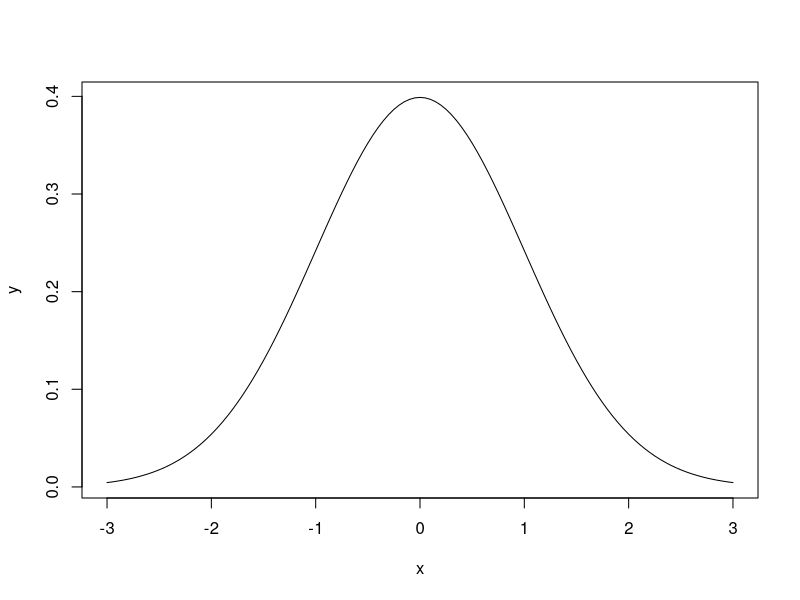
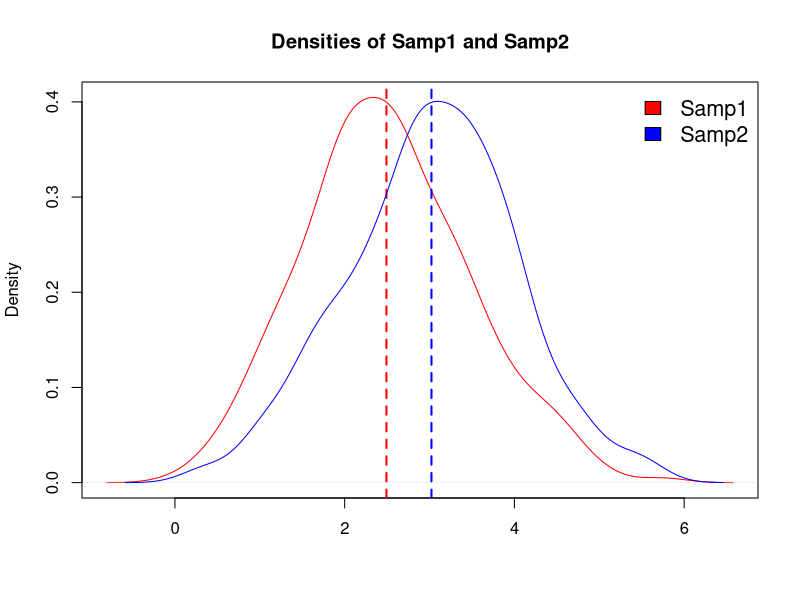
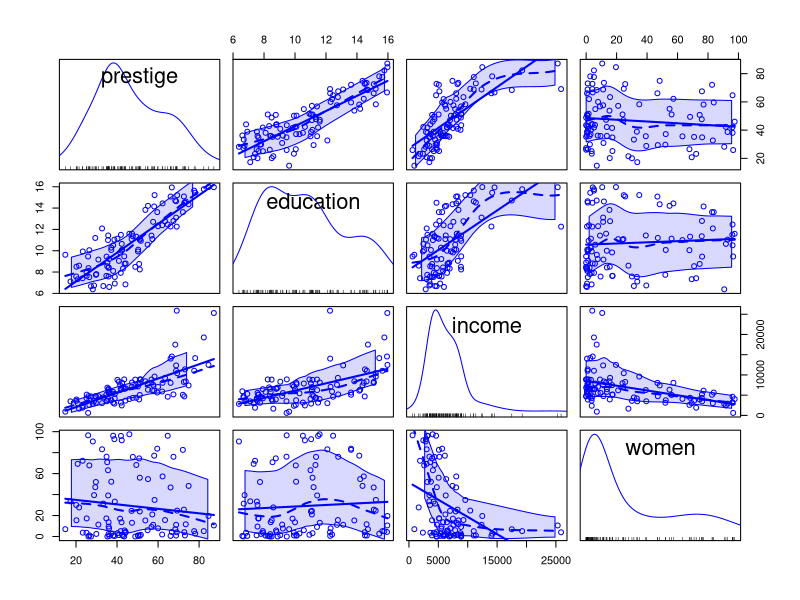
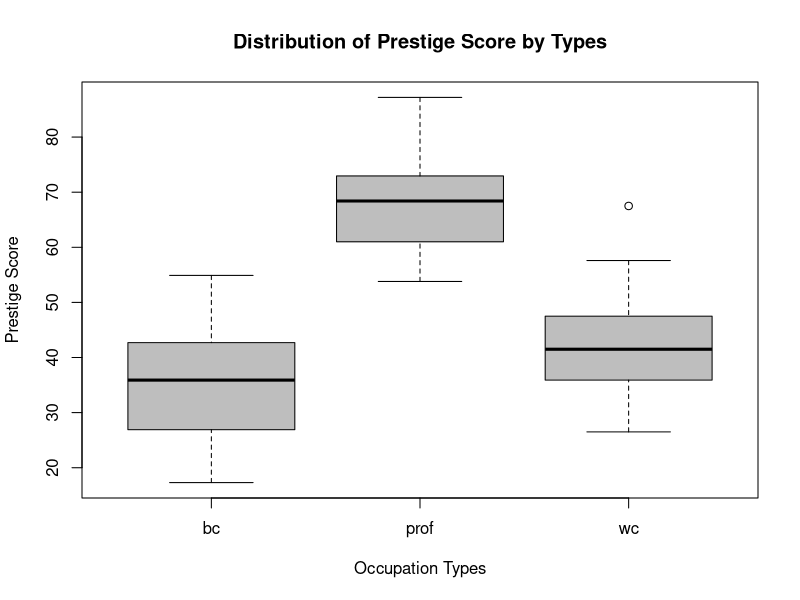

Here is the R script that generated these plots, in order: (Note: this script raises an error after producing the figures.)
## ---- chunk 1
knitr::opts_chunk$set(echo = FALSE)
## ---- chunk 2
str(dnorm) # normal pdf
dnorm(x = 0, mean = 0, sd = 1)
## ---- chunk 3
x <- seq(from = -3, to = 3, by = 0.05)
y <- dnorm(x, mean = 0, sd = 1)
plot(x, y, type = "l")
## ---- chunk 4
str(rnorm) # generate random number from normal dist
rnorm(10, mean = 0, sd = 1)
## ---- chunk 5
str(pnorm) # normal CDF
pnorm(0, mean = 0, sd = 1) # Pr[X <= 0] = ?
## ---- chunk 6
str(qnorm) # normal quantile func
qnorm(0.975, mean = 0, sd = 1) # PR[X <= ?] = 0.975
## ---- chunk 7
set.seed(123)
oneSampData <- rnorm(100, mean = 0, sd = 1)
mean(oneSampData)
sd(oneSampData)
## ---- chunk 8
oneSampTest.0 <- t.test(oneSampData) 
oneSampTest.0
## ---- chunk 9
names(oneSampTest.0) 
oneSampTest.0$statistic
oneSampTest.0$estimate
## ---- chunk 10
a <- 0.3
oneSampTest.mu <- t.test(oneSampData, mu = a)
oneSampTest.mu
## ---- chunk 11
Samp1 <- rnorm(300, mean = 2.5, sd = 1)
Samp2 <- rnorm(500, mean = 3.0, sd = 1) # notice: not the same sample size
plot(density(Samp1), col="red", main="Densities of Samp1 and Samp2", xlab="")
abline(v = mean(Samp1), col = "red", lwd = 2, lty=2)
lines(density(Samp2), col="blue")
abline(v = mean(Samp2), col = "blue", lwd = 2, lty = 2)
legend("topright", legend = c("Samp1", "Samp2"),
       fill = c("red","blue"), bty = "n", cex = 1.3)
## ---- chunk 12
t.test(Samp1, Samp2)  # default assump: unequal variances
## ---- chunk 13
t.test(Samp1, Samp2, var.equal = TRUE)  # default assump: unequal variances
## ---- chunk 14
t.test(Samp1, Samp2[1:300], paired = TRUE) # must be of the same sample size
## ---- chunk 15
prestige <- read.csv(file="./data/prestige_v2.csv", row.names=1)
str(prestige)
head(prestige)
## ---- chunk 16
library(car)
scatterplotMatrix(prestige[,c("prestige","education","income","women")])
## ---- chunk 17
myReg <- lm(prestige ~ education + income + women, data = prestige)
myReg
names(myReg)
## ---- chunk 18
summary(myReg)
## ---- chunk 19
myReg.summary <- summary(myReg)
names(myReg.summary) # show different contents
names(myReg) # this is what we had previously
## ---- chunk 20
confint(myReg, 'income', level=0.95)
## ---- chunk 21
confint(myReg, level=0.95)
## ---- chunk 22
boxplot(prestige ~ type, data = Prestige, col = "grey",
        main = "Distribution of Prestige Score by Types",
        xlab = "Occupation Types", ylab = "Prestige Score")
## ---- chunk 23
mod <- update(myReg, ~ . + type)
summary(mod)
## ---- chunk 24
formula(myReg)
formula(mod)
## ---- chunk 25
anova(myReg, mod)
## ---- chunk 26
levels(prestige$type)
prestige$type <- relevel(prestige$type, "prof")
levels(prestige$type)
## ---- chunk 27
mod <- update(myReg, ~ . + type)
summary(mod)
## ---- chunk 28
null <- lm(prestige ~ 1, data=prestige)  # most basic model, intercept only
full <- lm(prestige ~ education + income + women + type, data=prestige)  # saturated model, all predictors
step(null, scope=list(lower=null, upper=full), direction='forward')
step(full, scope=list(lower=null, upper=full), direction='backward')
step(null, scope=list(lower=null, upper=full), direction='both')
## ---- chunk 29
if (!require("leaps")) install.packages("leaps")  # install leaps if it isn't already
library(leaps)
bestSubsets <- regsubsets(prestige ~ education + income + women + type, data=prestige, nbest=1)
summary(bestSubsets)
par(mfrow=c(1,2))
plot(bestSubsets, scale="adjr2"); plot(bestSubsets, scale="Cp")
## ---- chunk 30
par(mfrow = c(2, 2), oma = c(0, 0, 2, 0))
plot(myReg)
## ---- chunk 31
newData = data.frame(education=13.2, income=12000, women=12)
predict(myReg, newData, interval="predict")
